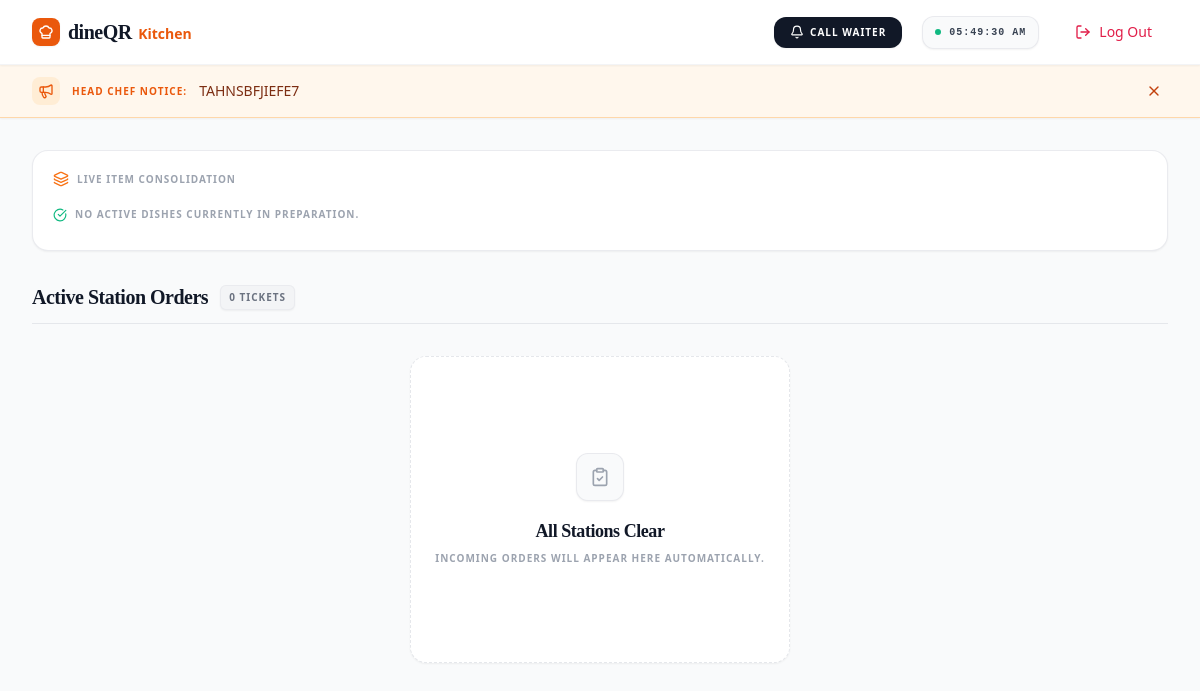
/kitchen/ (signed in), run on an earlier commit of the app's database.
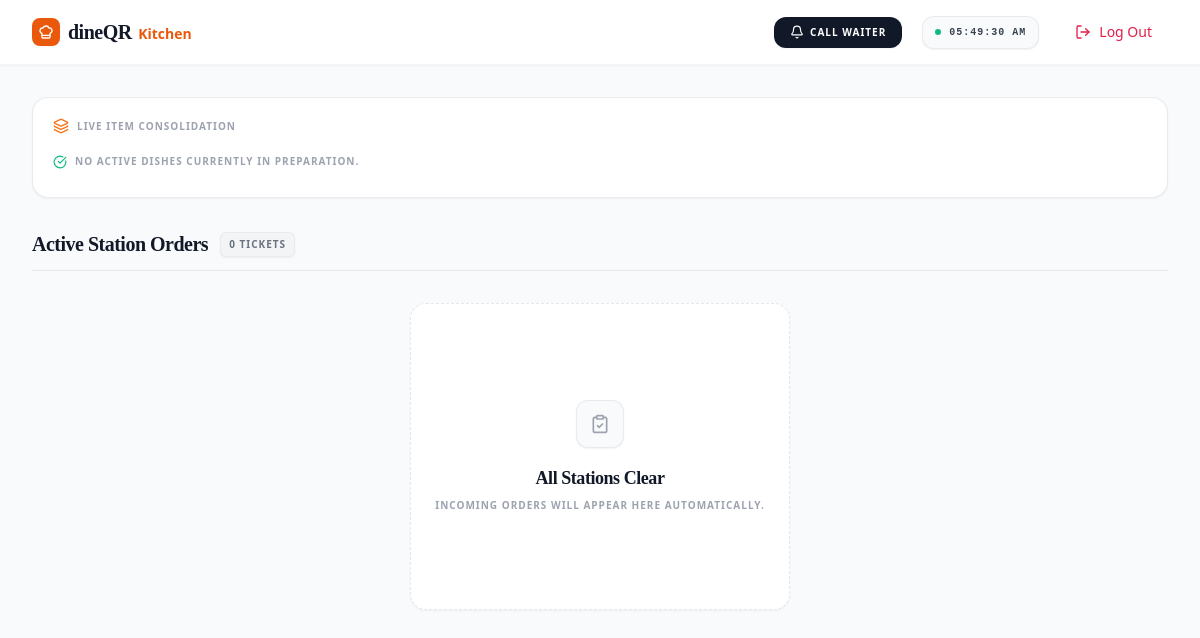
And on a later commit of the database.
### orders/models.py (models this page shows)
class KitchenBroadcast(models.Model):
    message = models.TextField()
    created_at = models.DateTimeField(auto_now=True)

### orders/views.py (the view)
# urls.py: path("kitchen/", views.kitchen_dashboard, name="kitchen_dashboard"),
@user_passes_test(is_staff)
@login_required
def kitchen_dashboard(request):
    is_management = (
        request.user.is_superuser
        or request.user.groups.filter(name__iexact='Management').exists()
        or request.user.username.lower() == 'management'
    )
    is_kitchen = (
        request.user.groups.filter(name__iexact='Kitchen').exists()
        or request.user.username.lower() == 'kitchen'
    )
    if not (is_management or is_kitchen):
        raise PermissionDenied
    active_orders = Order.objects.filter(status__in=["received", "preparing"]).order_by(
        "created_at"
    )
    item_summary = (
        OrderItem.objects.filter(order__status__in=["received", "preparing"])
        .values("menu_item__name")
        .annotate(total_qty=Sum("quantity"))
    )
    latest_broadcast = KitchenBroadcast.objects.last()
    broadcast_message = latest_broadcast.message if latest_broadcast else None
    return render(
        request,
        "orders/kitchen.html",
        {
            "orders": active_orders,
            "item_summary": item_summary,
            "broadcast_message": broadcast_message,
        },
    )

### orders/views.py (called while the page is built)
def is_staff(user):
    return (
        user.is_superuser
        or user.groups.filter(name__iexact="Staff").exists()
        or user.groups.filter(name__iexact="Management").exists()
        or user.groups.filter(name__iexact="Kitchen").exists()
        or user.username.lower() in ['kitchen', 'management']
    )

### templates/orders/kitchen.html (shortened to what the changed rows need)
{% load tz %}
<!DOCTYPE html>
<html lang="en" class="scroll-smooth">
<head>
    <script src="https://cdn.tailwindcss.com"></script>
</head>
<body class="bg-gray-50 text-gray-900 font-sans antialiased min-h-screen selection:bg-orange-500 selection:text-white">
    {% if broadcast_message %}
    <div id="broadcast-banner" class="bg-orange-50 text-orange-900 border-b border-orange-200 transition-all duration-300 transform origin-top shadow-sm">
        <div class="max-w-7xl mx-auto px-4 sm:px-6 lg:px-8 py-3 flex items-center justify-between">
            <div class="flex items-center gap-3 min-w-0">
                <div class="bg-orange-100 text-orange-600 p-1.5 rounded-lg shrink-0">
                    <i data-lucide="megaphone" class="w-4 h-4"></i>
                </div>
                <p class="text-[10px] font-bold tracking-widest uppercase shrink-0 text-orange-600">Head Chef Notice:</p>
                <p class="text-sm font-medium truncate text-orange-900">{{ broadcast_message }}</p>
            </div>
            <button onclick="dismissBroadcast()" class="p-1.5 hover:bg-orange-100 rounded-xl transition-colors text-orange-700 ml-4" title="Dismiss Message">
                <i data-lucide="x" class="w-4 h-4"></i>
            </button>
        </div>
    </div>
    {% endif %}
    <main class="max-w-7xl mx-auto px-4 sm:px-6 lg:px-8 py-6 md:py-8 space-y-8">
        <div class="bg-white rounded-2xl p-5 shadow-sm border border-gray-200/80 animate-in fade-in slide-in-from-top-4 duration-500">
            <div class="flex items-center gap-2 mb-4">
                <h2 class="text-[10px] font-bold tracking-widest text-gray-400 uppercase">Live Item Consolidation</h2>
            </div>
        </div>
        <div class="flex items-center justify-between border-b border-gray-200 pb-3">
            <div class="flex items-center gap-3">
                <h1 class="text-xl font-serif font-bold tracking-tight text-gray-900">Active Station Orders</h1>
            </div>
        </div>
    </main>
</body>
</html>

What changed in the data, as far as the page shows it:
removed KitchenBroadcast: message "TAHNSBFJIEFE7"
Also different on the page:
text no longer shown: "HEAD CHEF NOTICE:"
